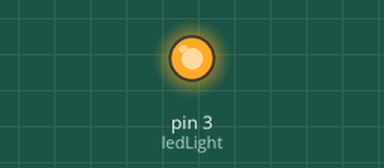
The sketch below on a simulated Arduino Uno, built with avr-gcc and run on an emulated ATmega328P. Parts: output pins drawn as LEDs (lit = HIGH).

Above: at 0.1 s.
Timing chart, 0 to 1.6 s (numbered marks = the images above):
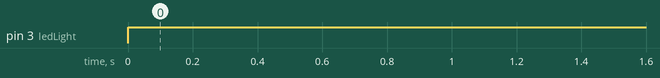

The sketch:

resistors.ino
```cpp
#define ledLight 3

void setup() {

  pinMode(ledLight, OUTPUT);

}

void loop() {
  digitalWrite(ledLight, HIGH); // turning on the led via transistor

}
```

Measured:
- by itself, pin 3 (ledLight): LOW → HIGH at 0.00 s
